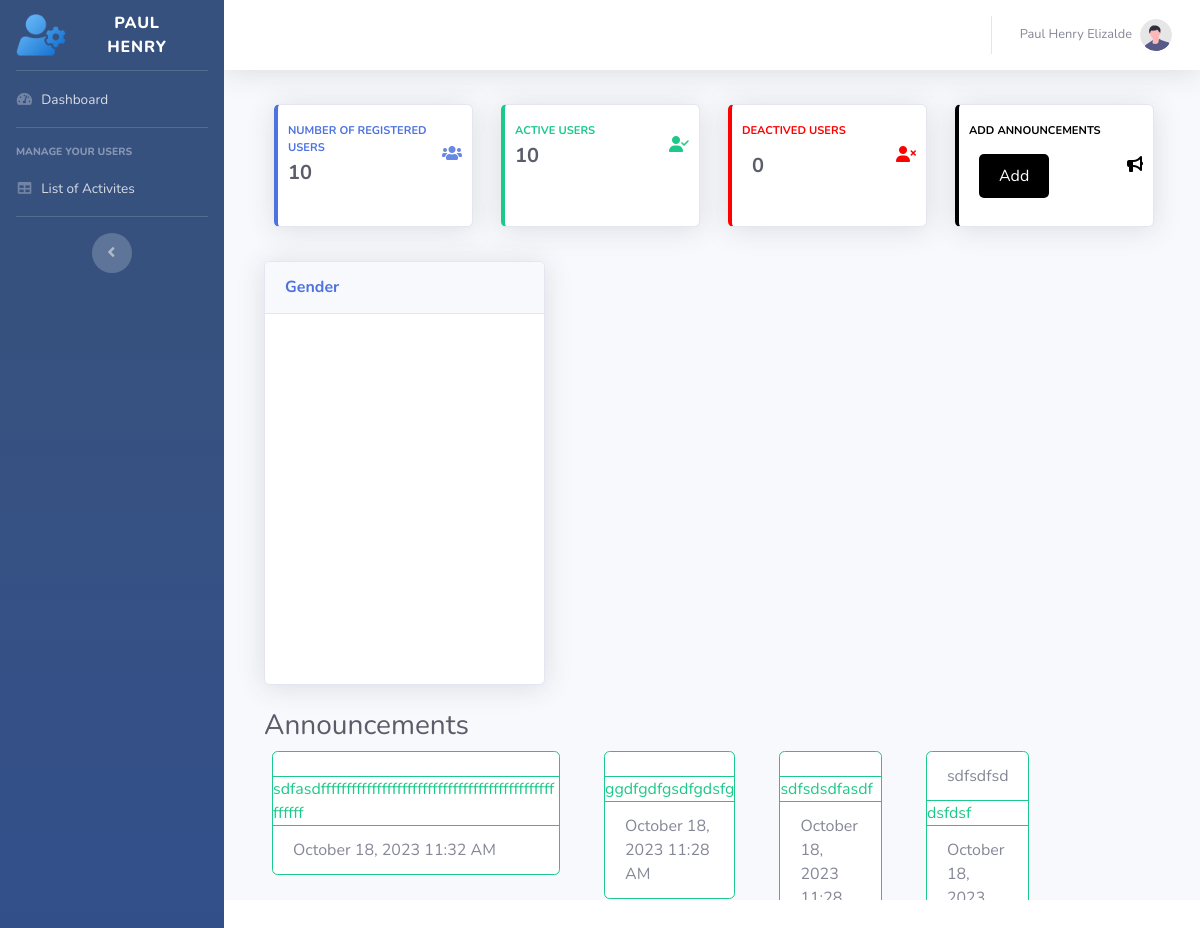
Page /admin.php (signed in) on the committed database.
### tables this page shows
CREATE TABLE `user` (
  `ID` int(11) NOT NULL,
  `First_name` varchar(100) NOT NULL,
  `Last_name` varchar(100) NOT NULL,
  `Age` varchar(100) NOT NULL,
  `Nick_name` varchar(100) NOT NULL,
  `Email` varchar(100) NOT NULL,
  `Address` varchar(100) NOT NULL,
  `Gender` varchar(100) NOT NULL,
  `Password` varchar(100) NOT NULL,
  `Role` varchar(100) NOT NULL,
  `Status` varchar(100) NOT NULL
);

CREATE TABLE `announcement` (
  `announcement` varchar(500) NOT NULL,
  `announcement_title` varchar(255) NOT NULL,
  `created_at` timestamp NOT NULL DEFAULT current_timestamp(),
  `announcement_id` int(11) NOT NULL
);

### admin.php (the view, shortened to what this page needs)
<?php
include_once('admin_include/header.php');
?>
                    <div class="col-xl-4 col-lg-5">
                        <div class="card shadow mb-4">
                            <div class="card-header py-3 d-flex flex-row align-items-center justify-content-between">
                                <h6 class="m-0 font-weight-bold text-primary">Gender</h6>
                            </div>
                            <div class="card-body">
                                <?php
                                $db_connection = connect_to_database();
                                ?>
                                <div id="chartContainer" style="height: 370px; width: 100%;"></div>
                            </div>
                        </div>
                    </div>
<h1 class="h3 mb-2 text-gray-800 ml-3">Announcements</h1>
<?php
$query = "SELECT * FROM announcement ORDER BY created_at DESC";
$announcement = $db_connection->query($query);
?>
<div class="align">
    <?php while ($row = $announcement->fetch_assoc()) { ?>
        <div class="card-container">
            <div class="card border-success ml-4 mb-3" style="max-width: 18rem;">
                <div class="card-header bg-transparent border-success"><?php echo $row['announcement_title']; ?></div>
                <div class="card-body text-success">
                    <p class="card-text"><?php echo $row['announcement']; ?></p>
                </div>
                <div class="card-footer bg-transparent border-success"><?php echo date("F j, Y h:i A", strtotime($row["created_at"])); ?>
</div>
            </div>
        </div>
    <?php } ?>
</div>
</body>
<?php
include_once('admin_include/footer.php');
?>

### admin_include/header.php (shortened to what this page needs)
<?php
$db_connection = connect_to_database();
$id = $_SESSION['ID'];
$sql = "SELECT * FROM user WHERE ID = '$id'";
$result = mysqli_query($db_connection, $sql);
if ($result->num_rows === 1) {
    $row = $result->fetch_assoc();
    $firstname = $row['First_name'];
    $lastname = $row['Last_name'];
} else {
    $username = 'Default Username';
}
$total = "SELECT COUNT(*) as total_registered_users FROM user";
$result = mysqli_query($db_connection, $total);
if ($result) {
    $row = mysqli_fetch_assoc($result);
    $totalUsers = $row['total_registered_users'];
} else {
    $totalUsers = 0;
}
$active_users = "SELECT COUNT(*) as active_users FROM user WHERE Status = 'Active'";
$result = mysqli_query($db_connection, $active_users);
if ($result) {
    $row = mysqli_fetch_assoc($result);
    $active_users = $row['active_users'];
} else {
    $active_users = 0;
}
$inactive_users = "SELECT COUNT(*) as Deactive_users FROM  user WHERE Status = 'Deactive'";
$result = mysqli_query($db_connection, $inactive_users);
if ($result) {
    $row = mysqli_fetch_assoc($result);
    $inactive_users = $row['Deactive_users'];
} else {
    $inactive_users = 0;
}
?>
<!DOCTYPE html>
<html lang="en">
<head>
    <link rel="stylesheet" href="https://cdnjs.cloudflare.com/ajax/libs/font-awesome/6.4.0/css/all.min.css">
    <link href="vendor/fontawesome-free/css/all.min.css" rel="stylesheet" type="text/css">
    <link rel="stylesheet" href="css/sb-admin-2.css">
    <link href="vendor/datatables/dataTables.bootstrap4.min.css" rel="stylesheet">
    <link href="vendor/datatables/dataTables.bootstrap4.min.css" rel="stylesheet">
    <link href="vendor/fontawesome-free/css/all.min.css" rel="stylesheet" type="text/css">
    <link rel="stylesheet" href="https://cdnjs.cloudflare.com/ajax/libs/font-awesome/5.15.3/css/all.min.css">
    <link rel="stylesheet" href="css/sb-admin-2.css">
</head>
<body id="page-top">
    <div id="wrapper">
        <ul class="navbar-nav bg-gradient-primary sidebar sidebar-dark accordion" id="accordionSidebar">
            <a class="sidebar-brand d-flex align-items-center justify-content-center" href="index.html">
                <div class="sidebar-brand-icon ">
                    <img src="img/user-gear.png" alt="" width="50px" height="50px">
                </div>
                <div class="sidebar-brand-text mx-3">
                    <?php echo $firstname; ?>
                </div>
            </a>
            <hr class="sidebar-divider my-0">
            <li class="nav-item">
                <a class="nav-link" href="admin.php">
                    <i class="fas fa-fw fa-tachometer-alt"></i>
                    <span>Dashboard</span></a>
            </li>
            <hr class="sidebar-divider">
            <div class="sidebar-heading">
                Manage Your Users
            </div>
            <li class="nav-item">
                <a class="nav-link" href="tables.php">
                    <i class="fas fa-fw fa-table"></i>
                    <span>List of Activites</span></a>
            </li>
            <hr class="sidebar-divider d-none d-md-block">
            <div class="text-center d-none d-md-inline">
                <button class="rounded-circle border-0" id="sidebarToggle"></button>
            </div>
        </ul>
        <div id="content-wrapper" class="d-flex flex-column">
            <div id="content">
                <nav class="navbar navbar-expand navbar-light bg-white topbar mb-4 static-top shadow">
                    <ul class="navbar-nav ml-auto">
                        <li class="nav-item dropdown no-arrow">
                            <a class="nav-link dropdown-toggle" href="#" id="userDropdown" role="button"
                                data-toggle="dropdown" aria-haspopup="true" aria-expanded="false">
                                <span class="mr-2 d-none d-lg-inline text-gray-600 small">
                                    <?php echo $firstname . " " . $lastname; ?>
                                </span>
                                <img class="img-profile rounded-circle" src="img/undraw_profile.svg">
                            </a>
                        </li>
                    </ul>
                </nav>
                <div class="container-fluid">
                    <div class="row">
                        <div class="col-xl-3 col-md-6 mb-4">
                            <div class="card border-left-primary shadow h-100 py-2">
                                <div class="card-body">
                                    <div class="row no-gutters align-items-center">
                                        <div class="col mr-2">
                                            <div class="text-xs font-weight-bold text-primary text-uppercase mb-1">
                                                Number Of Registered Users</div>
                                            <div class="h5 mb-0 font-weight-bold text-gray-800">
                                                <?php echo $totalUsers; ?>
                                            </div>
                                        </div>
                                        <div class="col-auto">
                                            <i class="fas fa-users" style="color: #6888e4;"></i>
                                        </div>
                                    </div>
                                </div>
                            </div>
                        </div>
                        <div class="col-xl-3 col-md-6 mb-4">
                            <div class="card border-left-success shadow h-100 py-2">
                                <div class="card-body">
                                    <div class="row no-gutters align-items-center">
                                        <div class="col mr-2">
                                            <div class="text-xs font-weight-bold text-success text-uppercase mb-1">
                                                Active Users</div>
                                            <div class="h5 mb-0 font-weight-bold text-gray-800">
                                                <?php echo $active_users; ?>
                                            </div>
                                        </div>
                                        <div class="col-auto">
                                            <i class="fa-solid fa-user-check" style="color:#1cc88a;"></i>
                                        </div>
                                    </div>
                                </div>
                            </div>
                        </div>
                        <div class="col-xl-3 col-md-6 mb-4">
                            <div class="card border-left-info shadow h-100 py-2"
                                style="border-left: 0.25rem solid red !important;">
                                <div class="card-body">
                                    <div class="row no-gutters align-items-center">
                                        <div class="col mr-2">
                                            <div class="text-xs font-weight-bold text-info text-uppercase mb-1"
                                                style="color: red !important;">deactived users
                                            </div>
                                            <div class="row no-gutters align-items-center">
                                                <div class="col-auto">
                                                    <div class="h5 mb-0 mr-3 font-weight-bold text-gray-800">
                                                        <?php echo $inactive_users; ?>
                                                    </div>
                                                </div>
                                            </div>
                                        </div>
                                        <div class="col-auto">
                                           <i class="fa-solid fa-user-xmark" style="color:#ff0000;"></i>
                                        </div>
                                    </div>
                                </div>
                            </div>
                        </div>
                        <div class="col-xl-3 col-md-6 mb-4">
                            <div class="card border-left-info shadow h-100 py-2"
                                style="border-left: 0.25rem solid black !important;">
                                <div class="card-body">
                                    <div class="row no-gutters align-items-center">
                                        <div class="col mr-2">
                                            <div class="text-xs font-weight-bold text-info text-uppercase mb-1"
                                                style="color: black !important;">Add Announcements
                                            </div>
                                            <div class="row no-gutters align-items-center">
                                                <div class="col-auto">
                                                    <div class="h5 mb-0 mr-3 font-weight-bold text-gray-800">
                                                        <input class="btn btn-primary" id="add_btn" type="submit"
                                                            name="Update" value="Add" onclick="openModal()"
                                                            style="background-color:black; border:none;">
                                                    </div>
                                                </div>
                                            </div>
                                        </div>
                                        <div class="col-auto">
                                            <i class="fa-solid fa-bullhorn" style="color:black;"></i>
                                        </div>
                                    </div>
                                </div>
                            </div>
                        </div>
                    </div>

### admin_include/footer.php (shortened to what this page needs)
</body>
</html>

### admin_include/header.php (style rules this page uses)
input[type="submit"] { background-color: #007bff; color: #fff; padding: 10px 20px; border: none; border-radius: 5px; cursor: pointer; }
.text-center { text-align: center; }
#wrapper #content-wrapper { height: 900px; overflow: auto; }

### admin.php (style rules this page uses)
.align { display: grid; grid-template-columns: repeat(5, 1fr); grid-gap: 20px; }
.card-container { display: inline-block; width: 100%; break-inside: avoid; }

### rows in the picture
user: First_name "PAUL HENRY", First_name "Paul Henry", Last_name "Elizalde"
announcement: announcement "sdfasdffffffffffffffffffffffffffffffffffffffffffffffffffff", created_at "October 18, 2023 11:32 AM"
announcement: announcement "ggdfgdfgsdfgdsfg", created_at "October 18, 2023 11:28 AM"
announcement: announcement "sdfsdsdfasdf", created_at "October 18, 2023…"
announcement: announcement_title "sdfsdfsd", announcement "dsfdsf", created_at "October 18,…"

### other values in the picture
$totalUsers "10"
$active_users "10"
$inactive_users "0"
